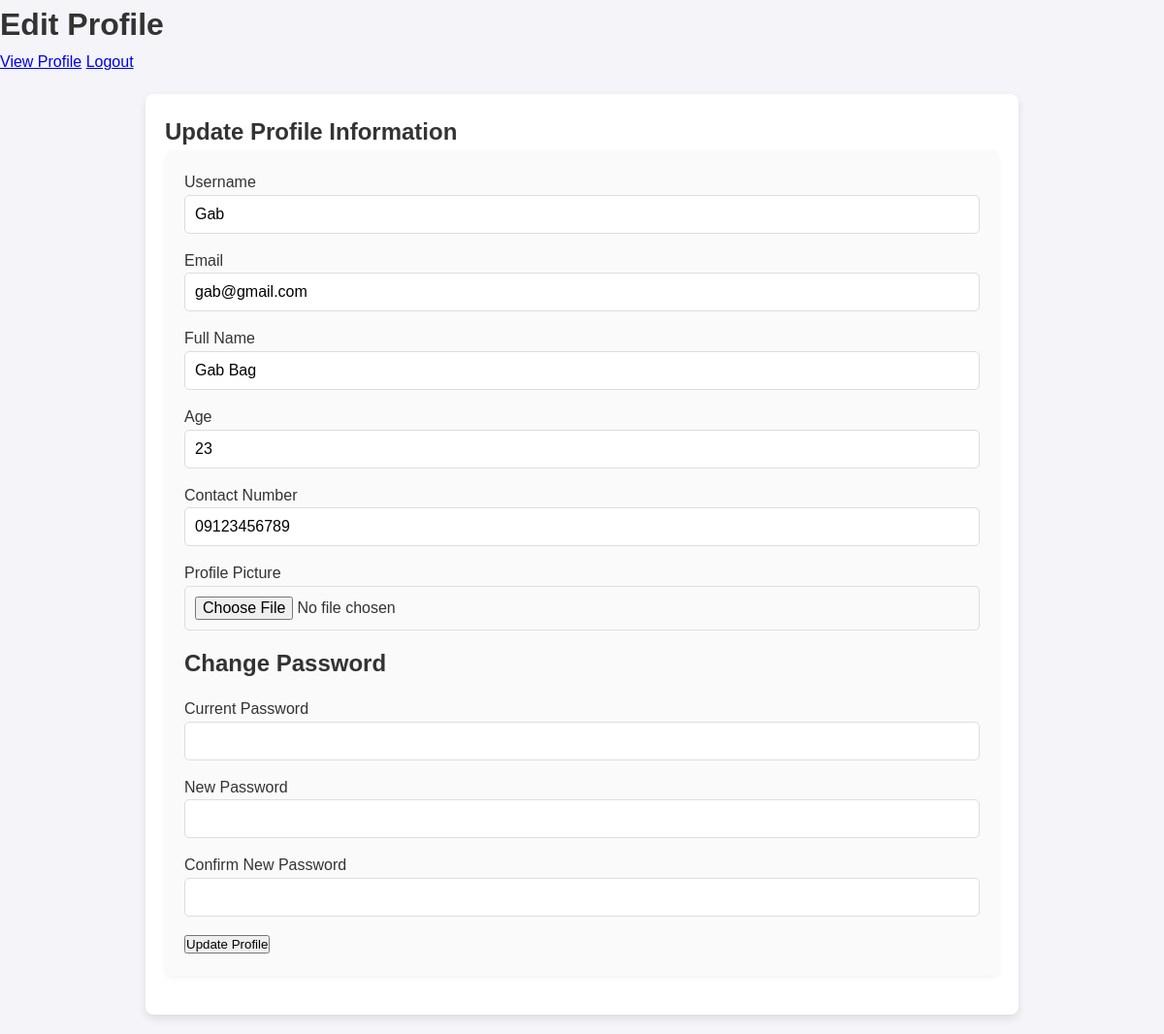
Page /Frontend/html/edit_user_profile.php (signed in) on the committed database.
### tables this page shows
CREATE TABLE `users` (
  `id` int(6) UNSIGNED NOT NULL,
  `unique_id` varchar(10) NOT NULL,
  `username` varchar(30) NOT NULL,
  `email` varchar(50) NOT NULL,
  `password` varchar(255) NOT NULL,
  `full_name` varchar(100) NOT NULL,
  `age` int(3) NOT NULL,
  `contact_number` varchar(15) NOT NULL,
  `profile_picture` varchar(255) DEFAULT NULL,
  `reg_date` timestamp NOT NULL DEFAULT current_timestamp() ON UPDATE current_timestamp()
);

### Frontend/html/edit_user_profile.php (the view, shortened to what this page needs)
<?php
require 'db_connection.php';
$user_id = $_SESSION['user_id'];
$query = "SELECT username, email, full_name, age, contact_number, profile_picture, password FROM users WHERE id = ?";
$stmt = $db_connection->prepare($query);
$stmt->bind_param("i", $user_id);
$stmt->execute();
$stmt->bind_result($username, $email, $full_name, $age, $contact_number, $profile_picture, $current_password);
?>
<!DOCTYPE html>
<html lang="en">
<head>
    <link rel="stylesheet" href="styles.css">
</head>
<body>
    <header>
        <h1>Edit Profile</h1>
    </header>
    <nav>
        <a href="user_profile.php">View Profile</a>
        <a href="logout.php">Logout</a>
    </nav>
    <div class="container">
        <div class="edit-profile-card">
            <h2>Update Profile Information</h2>
            <form action="edit_user_profile.php" method="POST" enctype="multipart/form-data">
                <label for="username">Username</label>
                <input type="text" name="username" id="username" value="<?= htmlspecialchars($username) ?>" required>
                <label for="email">Email</label>
                <input type="email" name="email" id="email" value="<?= htmlspecialchars($email) ?>" required>
                <label for="full_name">Full Name</label>
                <input type="text" name="full_name" id="full_name" value="<?= htmlspecialchars($full_name) ?>" required>
                <label for="age">Age</label>
                <input type="number" name="age" id="age" value="<?= htmlspecialchars($age) ?>" required>
                <label for="contact_number">Contact Number</label>
                <input type="text" name="contact_number" id="contact_number" value="<?= htmlspecialchars($contact_number) ?>" required>
                <label for="profile_picture">Profile Picture</label>
                <input type="file" name="profile_picture" id="profile_picture">
                <h3>Change Password</h3>
                <label for="current_password">Current Password</label>
                <input type="password" name="current_password" id="current_password">
                <label for="new_password">New Password</label>
                <input type="password" name="new_password" id="new_password">
                <label for="confirm_new_password">Confirm New Password</label>
                <input type="password" name="confirm_new_password" id="confirm_new_password">
                <button type="submit">Update Profile</button>
            </form>
        </div>
    </div>
</body>
</html>

### Frontend/forum/styles.css (style rules this page uses)
* { margin: 0px; padding: 0px; box-sizing: border-box; }
body { font-family: Arial, sans-serif; background: #f4f4f9; color: #333; line-height: 1.6; }
.container { background: #fff; width: 80%; max-width: 900px; margin: 20px auto; padding: 20px; box-shadow: 0 4px 8px rgba(0, 0, 0, 0.1); border-radius: 8px; }
h3 { color: #333; font-size: 1.5em; margin-bottom: 15px; font-weight: 600; }
form { background: #fafafa; padding: 20px; border-radius: 8px; margin-bottom: 20px; box-shadow: 0 2px 5px rgba(0, 0, 0, 0.05); }
form input, form textarea { width: 100%; padding: 10px; margin-bottom: 15px; border: 1px solid #ddd; border-radius: 5px; font-size: 1em; }

### rows in the picture
users: username "Gab", email "gab@gmail.com", full_name "Gab Bag", age "23", contact_number "09123456789"
